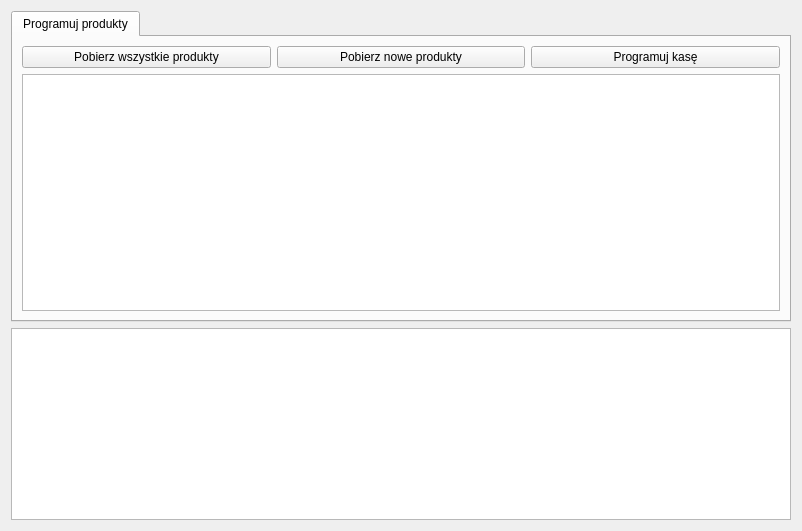
<?xml version="1.0" encoding="UTF-8"?>
<ui version="4.0">
 <class>DataTransfer</class>
 <widget class="QWidget" name="DataTransfer">
  <property name="geometry">
   <rect>
    <x>0</x>
    <y>0</y>
    <width>802</width>
    <height>531</height>
   </rect>
  </property>
  <property name="windowTitle">
   <string>Form</string>
  </property>
  <layout class="QGridLayout" name="gridLayout" rowstretch="2,0">
   <item row="1" column="0">
    <widget class="QListWidget" name="logList"/>
   </item>
   <item row="0" column="0">
    <widget class="QTabWidget" name="tabWidget">
     <property name="currentIndex">
      <number>0</number>
     </property>
     <widget class="QWidget" name="ProductsToSerial">
      <attribute name="title">
       <string>Programuj produkty</string>
      </attribute>
      <layout class="QGridLayout" name="gridLayout_2">
       <item row="0" column="0">
        <widget class="QPushButton" name="getAllProductsButton">
         <property name="text">
          <string>Pobierz wszystkie produkty</string>
         </property>
        </widget>
       </item>
       <item row="0" column="1">
        <widget class="QPushButton" name="getNewProductsButton">
         <property name="text">
          <string>Pobierz nowe produkty</string>
         </property>
        </widget>
       </item>
       <item row="0" column="2">
        <widget class="QPushButton" name="executeButton">
         <property name="text">
          <string>Programuj kasę</string>
         </property>
        </widget>
       </item>
       <item row="1" column="0" colspan="3">
        <widget class="QListView" name="listView"/>
       </item>
      </layout>
     </widget>
    </widget>
   </item>
  </layout>
 </widget>
 <resources/>
 <connections/>
</ui>
